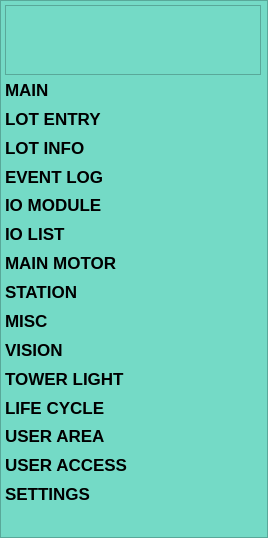
          <widget class="QFrame" name="frame_2">
           <property name="styleSheet">
            <string notr="true">background-color: rgb(116, 218, 198)
</string>
           </property>
           <property name="frameShape">
            <enum>QFrame::StyledPanel</enum>
           </property>
           <property name="frameShadow">
            <enum>QFrame::Raised</enum>
           </property>
           <property name="lineWidth">
            <number>0</number>
           </property>
           <layout class="QHBoxLayout" name="horizontalLayout_2">
            <property name="spacing">
             <number>0</number>
            </property>
            <property name="leftMargin">
             <number>0</number>
            </property>
            <property name="topMargin">
             <number>0</number>
            </property>
            <property name="rightMargin">
             <number>0</number>
            </property>
            <property name="bottomMargin">
             <number>0</number>
            </property>
            <item>
             <widget class="QFrame" name="frame_3">
              <property name="frameShape">
               <enum>QFrame::NoFrame</enum>
              </property>
              <property name="frameShadow">
               <enum>QFrame::Plain</enum>
              </property>
              <property name="lineWidth">
               <number>0</number>
              </property>
              <layout class="QVBoxLayout" name="verticalLayout_3" stretch="1,10,10,10,10,10,10,10,10,10,10,10,10,10,10,10,10">
               <property name="spacing">
                <number>0</number>
               </property>
               <property name="leftMargin">
                <number>4</number>
               </property>
               <property name="topMargin">
                <number>4</number>
               </property>
               <property name="rightMargin">
                <number>6</number>
               </property>
               <property name="bottomMargin">
                <number>0</number>
               </property>
               <item>
                <widget class="QGraphicsView" name="graphicsView_7">
                 <property name="styleSheet">
                  <string notr="true">border-image: url(:/logo_image/GSH_LOGO.png);</string>
                 </property>
                </widget>
               </item>
               <item>
                <widget class="QPushButton" name="main_page_button">
                 <property name="enabled">
                  <bool>true</bool>
                 </property>
                 <property name="sizePolicy">
                  <sizepolicy hsizetype="Expanding" vsizetype="Expanding">
                   <horstretch>0</horstretch>
                   <verstretch>0</verstretch>
                  </sizepolicy>
                 </property>
                 <property name="font">
                  <font>
                   <pointsize>13</pointsize>
                   <bold>true</bold>
                   <stylestrategy>PreferDefault</stylestrategy>
                   <kerning>true</kerning>
                  </font>
                 </property>
                 <property name="autoFillBackground">
                  <bool>false</bool>
                 </property>
                 <property name="styleSheet">
                  <string notr="true">QPushButton
{
	color: rgb(0, 0, 0);
	border: none;
	margin: 0px;
	padding: 0px;
	icon:url(:/icon button/home.png) ;
	qproperty-iconSize: 30px;
	text-align:left;
}
QPushButton:hover
{
	color: rgb(255, 255, 255);
}
QPushButton:checked
{
	color:rgb(169, 84, 67) ;
}
</string>
                 </property>
                 <property name="text">
                  <string>MAIN</string>
                 </property>
                 <property name="checkable">
                  <bool>true</bool>
                 </property>
                 <property name="autoDefault">
                  <bool>false</bool>
                 </property>
                 <property name="default">
                  <bool>false</bool>
                 </property>
                 <property name="flat">
                  <bool>true</bool>
                 </property>
                 <attribute name="buttonGroup">
                  <string notr="true">navigation_button_group</string>
                 </attribute>
                </widget>
               </item>
               <item>
                <widget class="QPushButton" name="lot_entry_button">
                 <property name="enabled">
                  <bool>true</bool>
                 </property>
                 <property name="sizePolicy">
                  <sizepolicy hsizetype="Expanding" vsizetype="Expanding">
                   <horstretch>0</horstretch>
                   <verstretch>0</verstretch>
                  </sizepolicy>
                 </property>
                 <property name="font">
                  <font>
                   <pointsize>13</pointsize>
                   <bold>true</bold>
                   <stylestrategy>PreferDefault</stylestrategy>
                   <kerning>true</kerning>
                  </font>
                 </property>
                 <property name="autoFillBackground">
                  <bool>false</bool>
                 </property>
                 <property name="styleSheet">
                  <string notr="true">QPushButton
{
	color: rgb(0, 0, 0);
	border: none;
	margin: 0px;
	padding: 0px;
	icon: url(:/icon button/file.png);
	qproperty-iconSize: 30px;
	text-align:left;
}
QPushButton:hover
{
	color: rgb(255, 255, 255);
}
QPushButton:checked
{
	color:rgb(169, 84, 67) ;
}</string>
                 </property>
                 <property name="text">
                  <string>LOT ENTRY</string>
                 </property>
                 <property name="checkable">
                  <bool>true</bool>
                 </property>
                 <property name="autoDefault">
                  <bool>false</bool>
                 </property>
                 <property name="default">
                  <bool>false</bool>
                 </property>
                 <property name="flat">
                  <bool>true</bool>
                 </property>
                 <attribute name="buttonGroup">
                  <string notr="true">navigation_button_group</string>
                 </attribute>
                </widget>
               </item>
               <item>
                <widget class="QPushButton" name="lot_info_button">
                 <property name="enabled">
                  <bool>true</bool>
                 </property>
                 <property name="sizePolicy">
                  <sizepolicy hsizetype="Expanding" vsizetype="Expanding">
                   <horstretch>0</horstretch>
                   <verstretch>0</verstretch>
                  </sizepolicy>
                 </property>
                 <property name="font">
                  <font>
                   <pointsize>13</pointsize>
                   <bold>true</bold>
                   <stylestrategy>PreferDefault</stylestrategy>
                   <kerning>true</kerning>
                  </font>
                 </property>
                 <property name="autoFillBackground">
                  <bool>false</bool>
                 </property>
                 <property name="styleSheet">
                  <string notr="true">QPushButton
{
	color: rgb(0, 0, 0);
	border: none;
	margin: 0px;
	padding: 0px;
	icon: url(:/icon button/list.png);
	qproperty-iconSize: 30px;
	text-align:left;
}
QPushButton:hover
{
	color: rgb(255, 255, 255);
}
QPushButton:checked
{
	color:rgb(169, 84, 67) ;
}</string>
                 </property>
                 <property name="text">
                  <string>LOT INFO</string>
                 </property>
                 <property name="checkable">
                  <bool>true</bool>
                 </property>
                 <property name="autoDefault">
                  <bool>false</bool>
                 </property>
                 <property name="default">
                  <bool>false</bool>
                 </property>
                 <property name="flat">
                  <bool>true</bool>
                 </property>
                 <attribute name="buttonGroup">
                  <string notr="true">navigation_button_group</string>
                 </attribute>
                </widget>
               </item>
               <item>
                <widget class="QPushButton" name="event_log_button">
                 <property name="enabled">
                  <bool>true</bool>
                 </property>
                 <property name="sizePolicy">
                  <sizepolicy hsizetype="Expanding" vsizetype="Expanding">
                   <horstretch>0</horstretch>
                   <verstretch>0</verstretch>
                  </sizepolicy>
                 </property>
                 <property name="font">
                  <font>
                   <pointsize>13</pointsize>
                   <bold>true</bold>
                   <stylestrategy>PreferDefault</stylestrategy>
                   <kerning>true</kerning>
                  </font>
                 </property>
                 <property name="autoFillBackground">
                  <bool>false</bool>
                 </property>
                 <property name="styleSheet">
                  <string notr="true">QPushButton
{
	color: rgb(0, 0, 0);
	border: none;
	margin: 0px;
	padding: 0px;
	icon: url(:/icon button/notebook.png);
	qproperty-iconSize: 30px;
	text-align:left;
}
QPushButton:hover
{
	color: rgb(255, 255, 255);
}
QPushButton:checked
{
	color:rgb(169, 84, 67) ;
}</string>
                 </property>
                 <property name="text">
                  <string>EVENT LOG</string>
                 </property>
                 <property name="checkable">
                  <bool>true</bool>
                 </property>
                 <property name="autoDefault">
                  <bool>false</bool>
                 </property>
                 <property name="default">
                  <bool>false</bool>
                 </property>
                 <property name="flat">
                  <bool>true</bool>
                 </property>
                 <attribute name="buttonGroup">
                  <string notr="true">navigation_button_group</string>
                 </attribute>
                </widget>
               </item>
               <item>
                <widget class="QPushButton" name="io_module_button">
                 <property name="enabled">
                  <bool>true</bool>
                 </property>
                 <property name="sizePolicy">
                  <sizepolicy hsizetype="Expanding" vsizetype="Expanding">
                   <horstretch>0</horstretch>
                   <verstretch>0</verstretch>
                  </sizepolicy>
                 </property>
                 <property name="font">
                  <font>
                   <pointsize>13</pointsize>
                   <bold>true</bold>
                   <stylestrategy>PreferDefault</stylestrategy>
                   <kerning>true</kerning>
                  </font>
                 </property>
                 <property name="autoFillBackground">
                  <bool>false</bool>
                 </property>
                 <property name="styleSheet">
                  <string notr="true">QPushButton
{
	color: rgb(0, 0, 0);
	border: none;
	margin: 0px;
	padding: 0px;
	icon: url(:/icon button/tabs.png);
	qproperty-iconSize: 30px;
	text-align:left;
}
QPushButton:hover
{
	color: rgb(255, 255, 255);
}
QPushButton:checked
{
	color:rgb(169, 84, 67) ;
}</string>
                 </property>
                 <property name="text">
                  <string>IO MODULE</string>
                 </property>
                 <property name="checkable">
                  <bool>true</bool>
                 </property>
                 <property name="autoDefault">
                  <bool>false</bool>
                 </property>
                 <property name="default">
                  <bool>false</bool>
                 </property>
                 <property name="flat">
                  <bool>true</bool>
                 </property>
                 <attribute name="buttonGroup">
                  <string notr="true">navigation_button_group</string>
                 </attribute>
                </widget>
               </item>
               <item>
                <widget class="QPushButton" name="io_list_button">
                 <property name="enabled">
                  <bool>true</bool>
                 </property>
                 <property name="sizePolicy">
                  <sizepolicy hsizetype="Expanding" vsizetype="Expanding">
                   <horstretch>0</horstretch>
                   <verstretch>0</verstretch>
                  </sizepolicy>
                 </property>
                 <property name="font">
                  <font>
                   <pointsize>13</pointsize>
                   <bold>true</bold>
                   <stylestrategy>PreferDefault</stylestrategy>
                   <kerning>true</kerning>
                  </font>
                 </property>
                 <property name="autoFillBackground">
                  <bool>false</bool>
                 </property>
                 <property name="styleSheet">
                  <string notr="true">QPushButton
{
	color: rgb(0, 0, 0);
	border: none;
	margin: 0px;
	padding: 0px;
	icon: url(:/icon button/list-1.png);
	qproperty-iconSize: 30px;
	text-align:left;
}
QPushButton:hover
{
	color: rgb(255, 255, 255);
}
QPushButton:checked
{
	color:rgb(169, 84, 67) ;
}</string>
                 </property>
                 <property name="text">
                  <string>IO LIST</string>
                 </property>
                 <property name="checkable">
                  <bool>true</bool>
                 </property>
                 <property name="autoDefault">
                  <bool>false</bool>
                 </property>
                 <property name="default">
                  <bool>false</bool>
                 </property>
                 <property name="flat">
                  <bool>true</bool>
                 </property>
                 <attribute name="buttonGroup">
                  <string notr="true">navigation_button_group</string>
                 </attribute>
                </widget>
               </item>
               <item>
                <widget class="QPushButton" name="main_motor_button">
                 <property name="enabled">
                  <bool>true</bool>
                 </property>
                 <property name="sizePolicy">
                  <sizepolicy hsizetype="Expanding" vsizetype="Expanding">
                   <horstretch>0</horstretch>
                   <verstretch>0</verstretch>
                  </sizepolicy>
                 </property>
                 <property name="font">
                  <font>
                   <pointsize>13</pointsize>
                   <bold>true</bold>
                   <stylestrategy>PreferDefault</stylestrategy>
                   <kerning>true</kerning>
                  </font>
                 </property>
                 <property name="autoFillBackground">
                  <bool>false</bool>
                 </property>
                 <property name="styleSheet">
                  <string notr="true">QPushButton
{
	color: rgb(0, 0, 0);
	border: none;
	margin: 0px;
	padding: 0px;
	icon: url(:/icon button/volume-control-1.png);
	qproperty-iconSize: 30px;
	text-align:left;
}
QPushButton:hover
{
	color: rgb(255, 255, 255);
}
QPushButton:checked
{
	color:rgb(169, 84, 67) ;
}</string>
                 </property>
                 <property name="text">
                  <string>MAIN MOTOR</string>
                 </property>
                 <property name="checkable">
                  <bool>true</bool>
                 </property>
                 <property name="autoDefault">
                  <bool>false</bool>
                 </property>
                 <property name="default">
                  <bool>false</bool>
                 </property>
                 <property name="flat">
                  <bool>true</bool>
                 </property>
                 <attribute name="buttonGroup">
                  <string notr="true">navigation_button_group</string>
                 </attribute>
                </widget>
               </item>
               <item>
                <widget class="QPushButton" name="station_button">
                 <property name="enabled">
                  <bool>true</bool>
                 </property>
                 <property name="sizePolicy">
                  <sizepolicy hsizetype="Expanding" vsizetype="Expanding">
                   <horstretch>0</horstretch>
                   <verstretch>0</verstretch>
                  </sizepolicy>
                 </property>
                 <property name="font">
                  <font>
                   <pointsize>13</pointsize>
                   <bold>true</bold>
                   <stylestrategy>PreferDefault</stylestrategy>
                   <kerning>true</kerning>
                  </font>
                 </property>
                 <property name="autoFillBackground">
                  <bool>false</bool>
                 </property>
                 <property name="styleSheet">
                  <string notr="true">QPushButton
{
	color: rgb(0, 0, 0);
	border: none;
	margin: 0px;
	padding: 0px;
	icon: url(:/icon button/albums.png);
	qproperty-iconSize: 30px;
	text-align:left;
}
QPushButton:hover
{
	color: rgb(255, 255, 255);
}
QPushButton:checked
{
	color:rgb(169, 84, 67) ;
}</string>
                 </property>
                 <property name="text">
                  <string>STATION</string>
                 </property>
                 <property name="checkable">
                  <bool>true</bool>
                 </property>
                 <property name="autoDefault">
                  <bool>false</bool>
                 </property>
                 <property name="default">
                  <bool>false</bool>
                 </property>
                 <property name="flat">
                  <bool>true</bool>
                 </property>
                 <attribute name="buttonGroup">
                  <string notr="true">navigation_button_group</string>
                 </attribute>
                </widget>
               </item>
               <item>
                <widget class="QPushButton" name="misc_button">
                 <property name="enabled">
                  <bool>true</bool>
                 </property>
                 <property name="sizePolicy">
                  <sizepolicy hsizetype="Expanding" vsizetype="Expanding">
                   <horstretch>0</horstretch>
                   <verstretch>0</verstretch>
                  </sizepolicy>
                 </property>
                 <property name="font">
                  <font>
                   <pointsize>13</pointsize>
                   <bold>true</bold>
                   <stylestrategy>PreferDefault</stylestrategy>
                   <kerning>true</kerning>
                  </font>
                 </property>
                 <property name="autoFillBackground">
                  <bool>false</bool>
                 </property>
                 <property name="styleSheet">
                  <string notr="true">QPushButton
{
	color: rgb(0, 0, 0);
	border: none;
	margin: 0px;
	padding: 0px;
	icon: url(:/icon button/minus-1.png);
	qproperty-iconSize: 30px;
	text-align:left;
}
QPushButton:hover
{
	color: rgb(255, 255, 255);
}
QPushButton:checked
{
	color:rgb(169, 84, 67) ;
}</string>
                 </property>
                 <property name="text">
                  <string>MISC</string>
                 </property>
                 <property name="checkable">
                  <bool>true</bool>
                 </property>
                 <property name="autoDefault">
                  <bool>false</bool>
                 </property>
                 <property name="default">
                  <bool>false</bool>
                 </property>
                 <property name="flat">
                  <bool>true</bool>
                 </property>
                 <attribute name="buttonGroup">
                  <string notr="true">navigation_button_group</string>
                 </attribute>
                </widget>
               </item>
               <item>
                <widget class="QPushButton" name="vision_button">
                 <property name="enabled">
                  <bool>true</bool>
                 </property>
                 <property name="sizePolicy">
                  <sizepolicy hsizetype="Expanding" vsizetype="Expanding">
                   <horstretch>0</horstretch>
                   <verstretch>0</verstretch>
                  </sizepolicy>
                 </property>
                 <property name="font">
                  <font>
                   <pointsize>13</pointsize>
                   <bold>true</bold>
                   <stylestrategy>PreferDefault</stylestrategy>
                   <kerning>true</kerning>
                  </font>
                 </property>
                 <property name="autoFillBackground">
                  <bool>false</bool>
                 </property>
                 <property name="styleSheet">
                  <string notr="true">QPushButton
{
	color: rgb(0, 0, 0);
	border: none;
	margin: 0px;
	padding: 0px;
	icon: url(:/icon button/view.png);
	qproperty-iconSize: 30px;
	text-align:left;
}
QPushButton:hover
{
	color: rgb(255, 255, 255);
}
QPushButton:checked
{
	color:rgb(169, 84, 67) ;
}</string>
                 </property>
                 <property name="text">
                  <string>VISION</string>
                 </property>
                 <property name="checkable">
                  <bool>true</bool>
                 </property>
                 <property name="autoDefault">
                  <bool>false</bool>
                 </property>
                 <property name="default">
                  <bool>false</bool>
                 </property>
                 <property name="flat">
                  <bool>true</bool>
                 </property>
                 <attribute name="buttonGroup">
                  <string notr="true">navigation_button_group</string>
                 </attribute>
                </widget>
               </item>
               <item>
                <widget class="QPushButton" name="tower_light_button">
                 <property name="enabled">
                  <bool>true</bool>
                 </property>
                 <property name="sizePolicy">
                  <sizepolicy hsizetype="Expanding" vsizetype="Expanding">
                   <horstretch>0</horstretch>
                   <verstretch>0</verstretch>
                  </sizepolicy>
                 </property>
                 <property name="font">
                  <font>
                   <pointsize>13</pointsize>
                   <bold>true</bold>
                   <stylestrategy>PreferDefault</stylestrategy>
                   <kerning>true</kerning>
                  </font>
                 </property>
                 <property name="autoFillBackground">
                  <bool>false</bool>
                 </property>
                 <property name="styleSheet">
                  <string notr="true">QPushButton
{
	color: rgb(0, 0, 0);
	border: none;
	margin: 0px;
	padding: 0px;
	icon: url(:/icon button/more-1.png);
	qproperty-iconSize: 30px;
	text-align:left;
}
QPushButton:hover
{
	color: rgb(255, 255, 255);
}
QPushButton:checked
{
	color:rgb(169, 84, 67) ;
}
</string>
                 </property>
                 <property name="text">
                  <string>TOWER LIGHT</string>
                 </property>
                 <property name="checkable">
                  <bool>true</bool>
                 </property>
                 <property name="autoDefault">
                  <bool>false</bool>
                 </property>
                 <property name="default">
                  <bool>false</bool>
                 </property>
                 <property name="flat">
                  <bool>true</bool>
                 </property>
                 <attribute name="buttonGroup">
                  <string notr="true">navigation_button_group</string>
                 </attribute>
                </widget>
               </item>
               <item>
                <widget class="QPushButton" name="life_cycle_button">
                 <property name="enabled">
                  <bool>true</bool>
                 </property>
                 <property name="sizePolicy">
                  <sizepolicy hsizetype="Expanding" vsizetype="Expanding">
                   <horstretch>0</horstretch>
                   <verstretch>0</verstretch>
                  </sizepolicy>
                 </property>
                 <property name="font">
                  <font>
                   <pointsize>13</pointsize>
                   <bold>true</bold>
                   <stylestrategy>PreferDefault</stylestrategy>
                   <kerning>true</kerning>
                  </font>
                 </property>
                 <property name="autoFillBackground">
                  <bool>false</bool>
                 </property>
                 <property name="styleSheet">
                  <string notr="true">QPushButton
{
	color: rgb(0, 0, 0);
	border: none;
	margin: 0px;
	padding: 0px;
	icon: url(:/icon button/share-2.png);
	qproperty-iconSize: 30px;
	text-align:left;
}
QPushButton:hover
{
	color: rgb(255, 255, 255);
}
QPushButton:checked
{
	color:rgb(169, 84, 67) ;
}</string>
                 </property>
                 <property name="text">
                  <string>LIFE CYCLE</string>
                 </property>
                 <property name="checkable">
                  <bool>true</bool>
                 </property>
                 <property name="autoDefault">
                  <bool>false</bool>
                 </property>
                 <property name="default">
                  <bool>false</bool>
                 </property>
                 <property name="flat">
                  <bool>true</bool>
                 </property>
                 <attribute name="buttonGroup">
                  <string notr="true">navigation_button_group</string>
                 </attribute>
                </widget>
               </item>
               <item>
                <widget class="QPushButton" name="user_area_button">
                 <property name="enabled">
                  <bool>true</bool>
                 </property>
                 <property name="sizePolicy">
                  <sizepolicy hsizetype="Expanding" vsizetype="Expanding">
                   <horstretch>0</horstretch>
                   <verstretch>0</verstretch>
                  </sizepolicy>
                 </property>
                 <property name="font">
                  <font>
                   <pointsize>13</pointsize>
                   <bold>true</bold>
                   <stylestrategy>PreferDefault</stylestrategy>
                   <kerning>true</kerning>
                  </font>
                 </property>
                 <property name="autoFillBackground">
                  <bool>false</bool>
                 </property>
                 <property name="styleSheet">
                  <string notr="true">QPushButton
{
	color: rgb(0, 0, 0);
	border: none;
	margin: 0px;
	padding: 0px;
	icon: url(:/icon button/user.png);
	qproperty-iconSize: 30px;
	text-align:left;
}
QPushButton:hover
{
	color: rgb(255, 255, 255);
}
QPushButton:checked
{
	color:rgb(169, 84, 67) ;
}</string>
                 </property>
                 <property name="text">
                  <string>USER AREA</string>
                 </property>
                 <property name="checkable">
                  <bool>true</bool>
                 </property>
                 <property name="autoDefault">
                  <bool>false</bool>
                 </property>
                 <property name="default">
                  <bool>false</bool>
                 </property>
                 <property name="flat">
                  <bool>true</bool>
                 </property>
                 <attribute name="buttonGroup">
                  <string notr="true">navigation_button_group</string>
                 </attribute>
                </widget>
               </item>
               <item>
                <widget class="QPushButton" name="user_access_button">
                 <property name="enabled">
                  <bool>true</bool>
                 </property>
                 <property name="sizePolicy">
                  <sizepolicy hsizetype="Expanding" vsizetype="Expanding">
                   <horstretch>0</horstretch>
                   <verstretch>0</verstretch>
                  </sizepolicy>
                 </property>
                 <property name="font">
                  <font>
                   <pointsize>13</pointsize>
                   <bold>true</bold>
                   <stylestrategy>PreferDefault</stylestrategy>
                   <kerning>true</kerning>
                  </font>
                 </property>
                 <property name="autoFillBackground">
                  <bool>false</bool>
                 </property>
                 <property name="styleSheet">
                  <string notr="true">QPushButton
{
	color: rgb(0, 0, 0);
	border: none;
	margin: 0px;
	padding: 0px;
	icon: url(:/icon button/users.png);
	qproperty-iconSize: 30px;
	text-align:left;
}
QPushButton:hover
{
	color: rgb(255, 255, 255);
}
QPushButton:checked
{
	color:rgb(169, 84, 67) ;
}</string>
                 </property>
                 <property name="text">
                  <string>USER ACCESS</string>
                 </property>
                 <property name="checkable">
                  <bool>true</bool>
                 </property>
                 <property name="autoDefault">
                  <bool>false</bool>
                 </property>
                 <property name="default">
                  <bool>false</bool>
                 </property>
                 <property name="flat">
                  <bool>true</bool>
                 </property>
                 <attribute name="buttonGroup">
                  <string notr="true">navigation_button_group</string>
                 </attribute>
                </widget>
               </item>
               <item>
                <widget class="QPushButton" name="settings_button">
                 <property name="enabled">
                  <bool>true</bool>
                 </property>
                 <property name="sizePolicy">
                  <sizepolicy hsizetype="Expanding" vsizetype="Expanding">
                   <horstretch>0</horstretch>
                   <verstretch>0</verstretch>
                  </sizepolicy>
                 </property>
                 <property name="font">
                  <font>
                   <pointsize>13</pointsize>
                   <bold>true</bold>
                   <stylestrategy>PreferDefault</stylestrategy>
                   <kerning>true</kerning>
                  </font>
                 </property>
                 <property name="autoFillBackground">
                  <bool>false</bool>
                 </property>
                 <property name="styleSheet">
                  <string notr="true">QPushButton
{
	color: rgb(0, 0, 0);
	border: none;
	margin: 0px;
	padding: 0px;
	icon: url(:/icon button/settings-5.png);
	qproperty-iconSize: 30px;
	text-align:left;
}
QPushButton:hover
{
	color: rgb(255, 255, 255);
}
QPushButton:checked
{
	color:rgb(169, 84, 67) ;
}</string>
                 </property>
                 <property name="text">
                  <string>SETTINGS</string>
                 </property>
                 <property name="checkable">
                  <bool>true</bool>
                 </property>
                 <property name="autoDefault">
                  <bool>false</bool>
                 </property>
                 <property name="default">
                  <bool>false</bool>
                 </property>
                 <property name="flat">
                  <bool>true</bool>
                 </property>
                 <attribute name="buttonGroup">
                  <string notr="true">navigation_button_group</string>
                 </attribute>
                </widget>
               </item>
               <item>
                <spacer name="verticalSpacer_2">
                 <property name="sizePolicy">
                  <sizepolicy hsizetype="Minimum" vsizetype="Expanding">
                   <horstretch>0</horstretch>
                   <verstretch>0</verstretch>
                  </sizepolicy>
                 </property>
                 <property name="orientation">
                  <enum>Qt::Vertical</enum>
                 </property>
                 <property name="sizeHint" stdset="0">
                  <size>
                   <width>20</width>
                   <height>40</height>
                  </size>
                 </property>
                </spacer>
               </item>
              </layout>
             </widget>
            </item>
           </layout>
          </widget>
